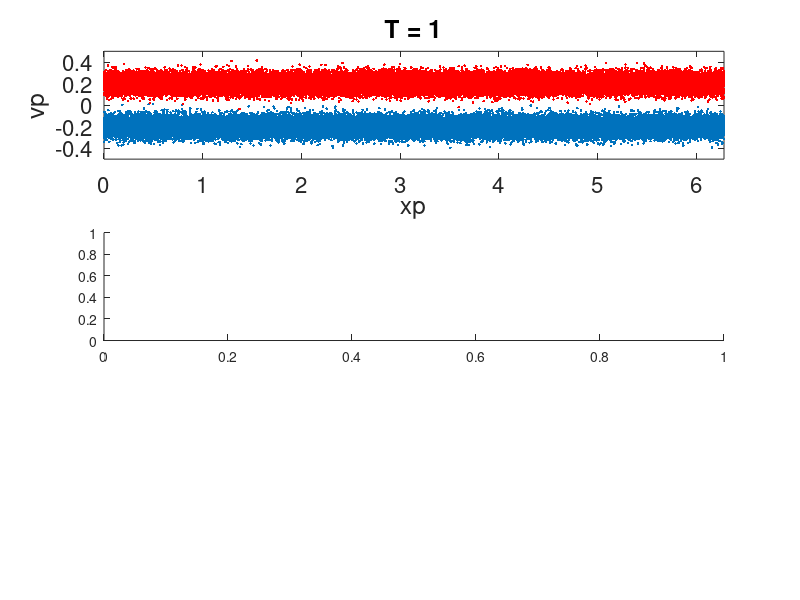

This figure's MATLAB source: (Note: this script raises an error after producing the figure.)
clear all
close all

L=2*pi; %  box length
DT=.5; % time step
NT=500; % number of cycles
NTOUT=25; % 
NG=32; % grid points
N=100000; % number of particles
WP=1;
QM=-1;


V0=0.2; % beam velocity
VT=.05; % thermal velocity
XP1=1e-3; % perturbation in position
V1=0; % perturbation in velocity
mode=1; % perturbed mode
Q=WP^2/(QM*N/L);
rho_back=-Q*N/L;
dx=L/NG; % grid size

%diagnostics
Eg_fft=[];temperature=[];W_k=[];W_E=[];P=[];
position=[];

% initial loading
xp=linspace(0,L-L/N,N)';
%vp=VT*(2*rand(N,1)-1.0); % uniform distribution
 vp=VT*randn(N,1); % Maxwellian distribution

pm=[1:N]';pm=1-2*mod(pm,2); vp=vp+pm.*V0; % two stream -instability

% Perturbation
%vp=vp+V1*sin(2*pi*xp/L*mode);
xp=xp+XP1*sin(2*pi*xp/L*mode);
% apply bc on the particle positions (periodic)
out=(xp<0); xp(out)=xp(out)+L;
out=(xp>=L);xp(out)=xp(out)-L;

% matrix for Poisson equation
%p=1:N;p=[p p];
Poisson=spdiags([ones(NG-1,1) -2*ones(NG-1,1) ones(NG-1,1)],[-1 0 1],NG-1,NG-1);

% Main computational cycle
for it=1:NT

  % update xp
  xp=xp+vp*DT;

  % apply bc on the particle positions (periodic)
  out=(xp<0); xp(out)=xp(out)+L;
  out=(xp>=L);xp(out)=xp(out)-L;
  
  % projection p->g
  g1=floor(xp/dx-.5)+1;g=[g1;g1+1];
  fraz1=1-abs(xp/dx-g1+.5);fraz=[fraz1;1-fraz1];
  
  % apply bc on the projection
  out=(g<1);g(out)=g(out)+NG;
  out=(g>NG);g(out)=g(out)-NG;

%  mat=sparse(p,g,fraz,N,NG);
%  rho=full((Q/dx)*sum(mat))'+rho_back;

  rho=zeros(NG,1);

  for k=1:length(g) % accumulate p->g
    rho(g(k)) = rho(g(k)) + fraz(k)*(Q/dx);
  end
  rho = rho+rho_back;
  
  % computing fields
  Phi=Poisson\(-rho(1:NG-1)*dx^2);Phi=[Phi;0];
  Eg=([Phi(NG); Phi(1:NG-1)]-[Phi(2:NG);Phi(1)])/(2*dx);
  
  % interpolate g->p
  Ep = zeros(N,1);
  Etemp = [Eg(end); Eg; Eg(1)];
  
  for k=1:length(Ep)
   Ep(k) = fraz1(k)*Etemp(g1(k)+1) + (1-fraz1(k))*Etemp(g1(k)+2);
  end

 
  % update of vp
%  vp=vp+mat*QM*Eg*DT;
   vp = vp + QM*Ep*DT;

  
  set(gcf,'position',[155 1 470 660])
  subplot(3,1,1)
  plot(xp(1:2:end),vp(1:2:end),'.'),hold on
  plot(xp(2:2:end),vp(2:2:end),'.r'),hold off
  axis([0 L -0.5 0.5]); 
  set(gca,'fontsize',16),xlabel('xp'),ylabel('vp')
  title(['T = ' num2str(it)])
 
  subplot(3,1,2)
  
  nXBins = 100; 
  nYBins = 100; 

  vYEdge=linspace(0,L,nYBins);
  vXEdge = linspace(-0.5,0.5,nXBins);
  vXLabel = 0.5*(vXEdge(1:(nXBins-1))+vXEdge(2:nXBins));
  vYLabel = 0.5*(vYEdge(1:(nYBins-1))+vYEdge(2:nYBins));
  mHist2d = hist2d([xp vp],vYEdge,vXEdge); mHist2d = mHist2d/max(max(mHist2d));
  pcolor(vYLabel,vXLabel, log10(mHist2d')); caxis([-2 0]), shading interp; 
  axis([0 L -0.5 0.5])
  set(gca,'fontsize',16),xlabel('xp'),ylabel('vp')
  
  subplot(3,1,3);
  [m bin]=hist(vp,50);
  bar(bin,m/max(m),1)
  axis([-0.5 0.5 0 1])
  set(gca,'fontsize',16),xlabel('vp'),ylabel('f (v)')
  drawnow
    
  % diagnostics
  E_fft=fft(Eg)/NG;
  Eg_fft = [Eg_fft;abs(E_fft(2))];
  temperature=[temperature; std(vp)];
  W_k = [W_k;sum(vp.^2)];
  W_E = [W_E; sum(Eg.^2)];
  P= [P; sum(vp)];
%  M(it) = getframe(gcf); % only for movie!
end


